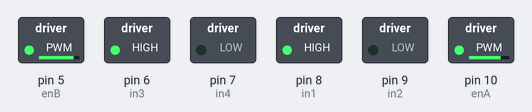
Simulated run of this sketch. Board: Arduino Uno, built with avr-gcc and run on an emulated ATmega328P. Shown: switched loads named in the sketch (green lamp = pin HIGH).

Above: at 0.1 s.
Timing chart, 0 to 1.6 s (numbered marks = the images above):
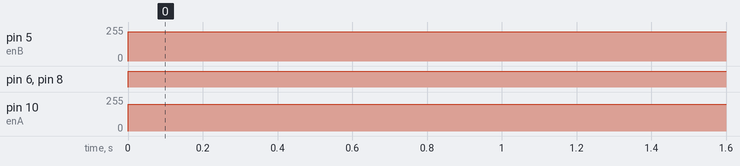

Measured:
- by itself, pin 5 (enB): 0/255 → 220/255 at 0.00 s
- by itself, pin 6 (in3), pin 8 (in1): LOW → HIGH at 0.00 s
- by itself, pin 10 (enA): 0/255 → 200/255 at 0.00 s

The sketch:

motor_test.ino
```cpp
#define in1 8//right
#define in2 9///right
#define in3 6//left
#define in4 7//left
#define enA 10//right
#define enB 5//left

int M1_Speed = 200; // speed of motor right
int M2_Speed = 220; // speed of motor left

void setup() {
  pinMode(in1,OUTPUT);
  pinMode(in2,OUTPUT);
  pinMode(in3,OUTPUT);
  pinMode(in4,OUTPUT);
  pinMode(enA,OUTPUT);
  pinMode(enB,OUTPUT);
}

void loop() {
forward();
}
void forward()
{
            digitalWrite(in1, HIGH);
            digitalWrite(in2, LOW);
            digitalWrite(in3, HIGH);
            digitalWrite(in4, LOW);

              analogWrite(enB, M2_Speed);
              analogWrite(enA, M1_Speed);

}
```
